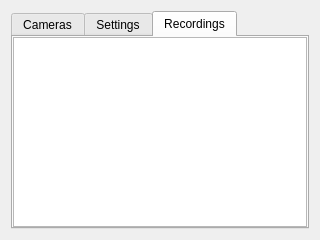
<?xml version="1.0" encoding="UTF-8"?>
<ui version="4.0">
 <class>MainWindow</class>
 <widget class="QMainWindow" name="MainWindow">
  <property name="geometry">
   <rect>
    <x>0</x>
    <y>0</y>
    <width>320</width>
    <height>240</height>
   </rect>
  </property>
  <property name="sizePolicy">
   <sizepolicy hsizetype="Fixed" vsizetype="Fixed">
    <horstretch>0</horstretch>
    <verstretch>0</verstretch>
   </sizepolicy>
  </property>
  <property name="minimumSize">
   <size>
    <width>320</width>
    <height>240</height>
   </size>
  </property>
  <property name="maximumSize">
   <size>
    <width>320</width>
    <height>240</height>
   </size>
  </property>
  <property name="windowTitle">
   <string>MainWindow</string>
  </property>
  <property name="toolButtonStyle">
   <enum>Qt::ToolButtonTextOnly</enum>
  </property>
  <property name="animated">
   <bool>false</bool>
  </property>
  <property name="documentMode">
   <bool>false</bool>
  </property>
  <widget class="QWidget" name="centralWidget">
   <property name="sizePolicy">
    <sizepolicy hsizetype="Fixed" vsizetype="Fixed">
     <horstretch>0</horstretch>
     <verstretch>0</verstretch>
    </sizepolicy>
   </property>
   <layout class="QGridLayout" name="gridLayout">
    <item row="0" column="0">
     <widget class="QTabWidget" name="tabWidget">
      <property name="sizePolicy">
       <sizepolicy hsizetype="Expanding" vsizetype="Expanding">
        <horstretch>0</horstretch>
        <verstretch>0</verstretch>
       </sizepolicy>
      </property>
      <property name="baseSize">
       <size>
        <width>1</width>
        <height>1</height>
       </size>
      </property>
      <property name="currentIndex">
       <number>2</number>
      </property>
      <widget class="QWidget" name="cameras">
       <attribute name="title">
        <string>Cameras</string>
       </attribute>
       <layout class="QGridLayout" name="gridLayout_2">
        <property name="leftMargin">
         <number>0</number>
        </property>
        <property name="topMargin">
         <number>0</number>
        </property>
        <property name="rightMargin">
         <number>0</number>
        </property>
        <property name="bottomMargin">
         <number>0</number>
        </property>
        <property name="spacing">
         <number>0</number>
        </property>
        <item row="0" column="0">
         <widget class="QListWidget" name="camerasList">
          <property name="verticalScrollBarPolicy">
           <enum>Qt::ScrollBarAsNeeded</enum>
          </property>
          <property name="sizeAdjustPolicy">
           <enum>QAbstractScrollArea::AdjustIgnored</enum>
          </property>
          <property name="defaultDropAction">
           <enum>Qt::IgnoreAction</enum>
          </property>
          <property name="alternatingRowColors">
           <bool>true</bool>
          </property>
          <property name="selectionBehavior">
           <enum>QAbstractItemView::SelectItems</enum>
          </property>
         </widget>
        </item>
       </layout>
      </widget>
      <widget class="QWidget" name="settings">
       <attribute name="title">
        <string>Settings</string>
       </attribute>
       <layout class="QGridLayout" name="gridLayout_3">
        <property name="leftMargin">
         <number>6</number>
        </property>
        <property name="topMargin">
         <number>6</number>
        </property>
        <property name="rightMargin">
         <number>6</number>
        </property>
        <property name="bottomMargin">
         <number>6</number>
        </property>
        <property name="spacing">
         <number>6</number>
        </property>
        <item row="7" column="0">
         <layout class="QHBoxLayout" name="resolutionLayout">
          <property name="topMargin">
           <number>0</number>
          </property>
          <item>
           <widget class="QLabel" name="resolutionLabel">
            <property name="text">
             <string>Resolution:</string>
            </property>
           </widget>
          </item>
          <item>
           <spacer name="horizontalSpacer">
            <property name="orientation">
             <enum>Qt::Horizontal</enum>
            </property>
            <property name="sizeHint" stdset="0">
             <size>
              <width>40</width>
              <height>20</height>
             </size>
            </property>
           </spacer>
          </item>
          <item>
           <widget class="QComboBox" name="resolutionComboBox">
            <item>
             <property name="text">
              <string>240p</string>
             </property>
            </item>
            <item>
             <property name="text">
              <string>360p</string>
             </property>
            </item>
            <item>
             <property name="text">
              <string>480p</string>
             </property>
            </item>
            <item>
             <property name="text">
              <string>600p</string>
             </property>
            </item>
            <item>
             <property name="text">
              <string>720p</string>
             </property>
            </item>
           </widget>
          </item>
         </layout>
        </item>
        <item row="3" column="0">
         <widget class="QLabel" name="sensitivityLabel">
          <property name="text">
           <string>Sensitivity:</string>
          </property>
         </widget>
        </item>
        <item row="4" column="0">
         <widget class="QSlider" name="sensitivitySlider">
          <property name="minimum">
           <number>1</number>
          </property>
          <property name="maximum">
           <number>5</number>
          </property>
          <property name="value">
           <number>3</number>
          </property>
          <property name="orientation">
           <enum>Qt::Horizontal</enum>
          </property>
         </widget>
        </item>
        <item row="8" column="0">
         <spacer name="verticalSpacer">
          <property name="orientation">
           <enum>Qt::Vertical</enum>
          </property>
          <property name="sizeHint" stdset="0">
           <size>
            <width>20</width>
            <height>40</height>
           </size>
          </property>
         </spacer>
        </item>
        <item row="0" column="0">
         <widget class="QLabel" name="pathLabel">
          <property name="text">
           <string>Save path:</string>
          </property>
         </widget>
        </item>
        <item row="1" column="0">
         <layout class="QHBoxLayout" name="pathLayout">
          <property name="topMargin">
           <number>0</number>
          </property>
          <item>
           <widget class="QLineEdit" name="savePath"/>
          </item>
          <item>
           <widget class="QPushButton" name="browsePathButton">
            <property name="sizePolicy">
             <sizepolicy hsizetype="Fixed" vsizetype="Fixed">
              <horstretch>0</horstretch>
              <verstretch>0</verstretch>
             </sizepolicy>
            </property>
            <property name="minimumSize">
             <size>
              <width>10</width>
              <height>0</height>
             </size>
            </property>
            <property name="maximumSize">
             <size>
              <width>26</width>
              <height>16777215</height>
             </size>
            </property>
            <property name="text">
             <string>...</string>
            </property>
           </widget>
          </item>
         </layout>
        </item>
       </layout>
      </widget>
      <widget class="QWidget" name="recordings">
       <attribute name="title">
        <string>Recordings</string>
       </attribute>
       <layout class="QGridLayout" name="gridLayout_4">
        <property name="leftMargin">
         <number>0</number>
        </property>
        <property name="topMargin">
         <number>0</number>
        </property>
        <property name="rightMargin">
         <number>0</number>
        </property>
        <property name="bottomMargin">
         <number>0</number>
        </property>
        <property name="spacing">
         <number>0</number>
        </property>
        <item row="0" column="0">
         <widget class="QListWidget" name="recordingsList">
          <property name="verticalScrollBarPolicy">
           <enum>Qt::ScrollBarAsNeeded</enum>
          </property>
          <property name="sizeAdjustPolicy">
           <enum>QAbstractScrollArea::AdjustIgnored</enum>
          </property>
          <property name="defaultDropAction">
           <enum>Qt::IgnoreAction</enum>
          </property>
          <property name="alternatingRowColors">
           <bool>true</bool>
          </property>
          <property name="selectionBehavior">
           <enum>QAbstractItemView::SelectItems</enum>
          </property>
         </widget>
        </item>
       </layout>
      </widget>
     </widget>
    </item>
   </layout>
  </widget>
 </widget>
 <layoutdefault spacing="6" margin="11"/>
 <resources/>
 <connections/>
</ui>
